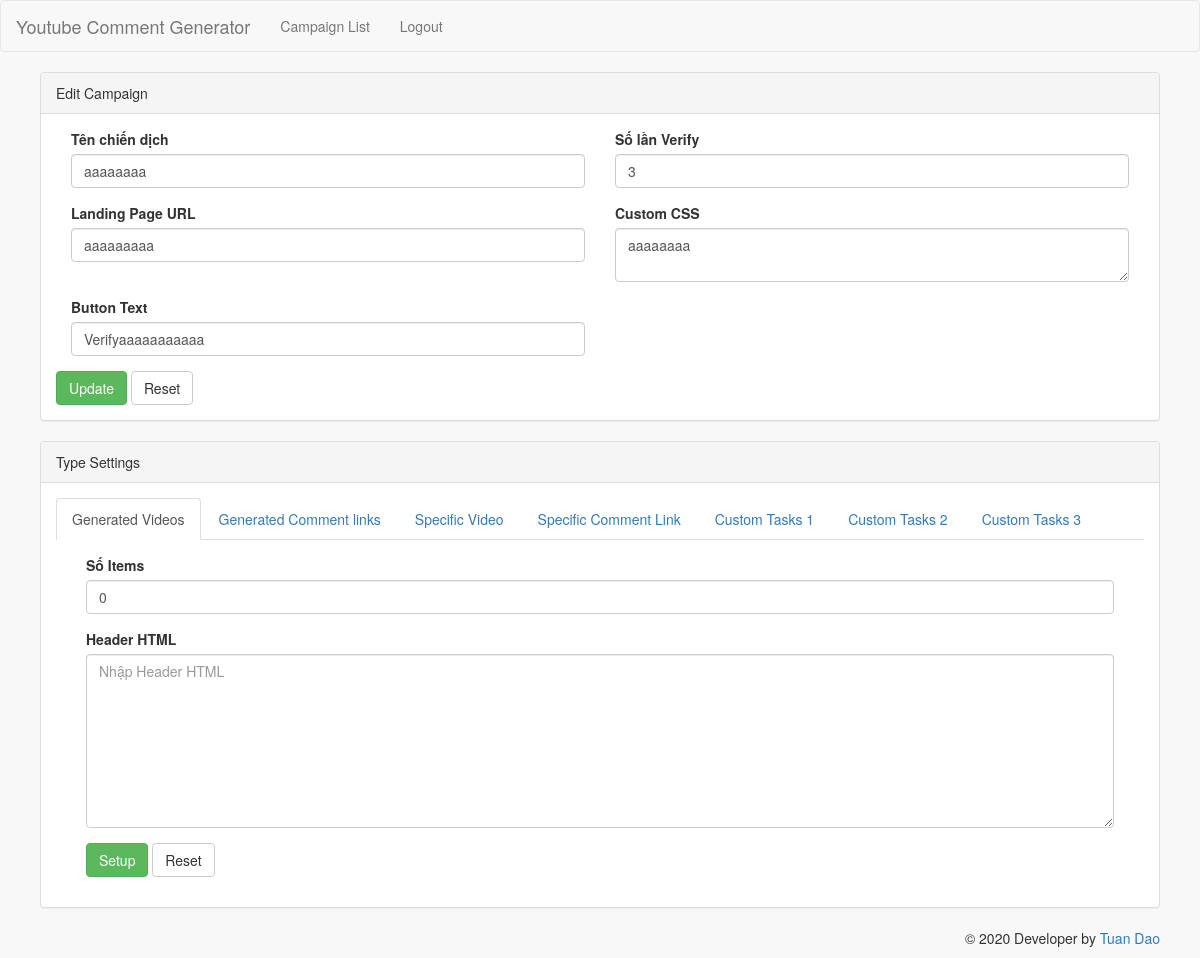
/edit-campaign.php?id=7 (signed in), run on the app's committed database.
### tables this page shows
CREATE TABLE IF NOT EXISTS `campaign` (
  `id` int(10) UNSIGNED NOT NULL AUTO_INCREMENT,
  `name` varchar(256) DEFAULT NULL,
  `verify_number` int(11) DEFAULT NULL,
  `landing_page` varchar(512) DEFAULT NULL,
  `btn_text` varchar(128) DEFAULT NULL,
  `custom_css` text DEFAULT NULL,
  PRIMARY KEY (`id`)
);

### DbModel.php (called while the page is built, shortened)
<?php
class DbModel {
    private $link = null;
    public function __construct() {
        $this->link = mysqli_connect(DB_HOST, DB_USER, DB_PASSWORD, DB_NAME);
        mysqli_set_charset($this->link, "utf8");
    }
    public function get_campaign_by_id($id) {
        $query = "SELECT * FROM campaign WHERE id = '$id' LIMIT 1";
        $result = mysqli_query($this->link, $query);
        if ($result) {
            $return = mysqli_fetch_assoc($result);
            if ($return) return $return;
        }
        return [];
    }
}

### edit-campaign.php (the view, shortened to what this page needs)
<?php
require_once 'layout/header.php';
?>
<?php
$id = $_GET['id'];
$dbModel = new DbModel();
$campaign = $dbModel->get_campaign_by_id($id);
$campaign_id = $campaign['id'];
$settings = $dbModel->get_campaign_options_all($campaign_id);
?>
    <div class="row">
        <div class="col-lg-12">
            <div class="panel panel-default">
                <div class="panel-heading">Edit Campaign</div>
                <div class="panel-body">
                    <div class="row show-grid">
                        <form method="POST" id="update_campaign_form">
                            <div class="col-md-12">
                                <div class="col-md-6">
                                    <div class="form-group">
                                        <label>Tên chiến dịch</label>
                                        <input class="form-control" name="name" value="<?php echo $campaign['name'] ?>"
                                               maxlength="256" required>
                                    </div>
                                </div>
                                <div class="col-md-6">
                                    <div class="form-group">
                                        <label>Số lần Verify</label>
                                        <input class="form-control" name="verify_number"
                                               value="<?php echo $campaign['verify_number'] ?>" required
                                               placeholder="Nhập Số lần Verify">
                                    </div>
                                </div>
                                <div class="col-md-6">
                                    <div class="form-group">
                                        <label>Landing Page URL</label>
                                        <input class="form-control" name="landing_page"
                                               value="<?php echo urldecode($campaign['landing_page']) ?>"
                                               maxlength="512"
                                               placeholder="Nhập trang đích của chiến dịch">
                                    </div>
                                </div>
                                <div class="col-md-6">
                                    <div class="form-group">
                                        <label>Custom CSS</label>
                                        <textarea class="form-control" name="custom_css"
                                                  placeholder=".btn-verify { color: red; }"><?php echo $campaign['custom_css'] ?? '' ?></textarea>
                                    </div>
                                </div>
                                <div class="col-md-6">
                                    <div class="form-group">
                                        <label>Button Text</label>
                                        <input class="form-control" name="btn_text"
                                               value="<?php echo $campaign['btn_text'] ?>"
                                               placeholder="Nhập Button Text">
                                    </div>
                                </div>
                            </div>
                            <div class="col-md-12">
                                <button type="submit" class="btn btn-success" value="submit">Update</button>
                                <button type="reset" class="btn btn-default">Reset</button>
                            </div>
                        </form>
                    </div>
                </div>
            </div>
        </div>
    </div>
    <div class="row">
        <div class="col-lg-12">
            <div class="panel panel-default">
                <div class="panel-heading">Type Settings</div>
                <div class="panel-body">
                    <div class="col-lg-12">
                        <div class="row">
                            <div class="group-tabs">
                                <ul class="nav nav-tabs" role="tablist">
                                    <li role="presentation" class="active"><a href="#generated-videos"
                                                                              aria-controls="generated-videos"
                                                                              role="tab"
                                                                              data-toggle="tab">Generated Videos</a>
                                    </li>
                                    <li role="presentation"><a href="#generated-comment-links"
                                                               aria-controls="generated-comment-links" role="tab"
                                                               data-toggle="tab">Generated Comment links</a></li>
                                    <li role="presentation"><a href="#specific-video"
                                                               aria-controls="specific-video" role="tab"
                                                               data-toggle="tab">Specific Video</a></li>
                                    <li role="presentation">
                                        <a href="#specific-comment-link" aria-controls="specific-comment-link" role="tab" data-toggle="tab">Specific Comment Link</a>
                                    </li>
                                    <li role="presentation"><a href="#custom-tasks-1" aria-controls="custom-tasks-1" role="tab" data-toggle="tab">Custom Tasks 1</a></li>
                                    <li role="presentation"><a href="#custom-tasks-2" aria-controls="custom-tasks-2" role="tab" data-toggle="tab">Custom Tasks 2</a></li>
                                    <li role="presentation"><a href="#custom-tasks-3" aria-controls="custom-tasks-3" role="tab" data-toggle="tab">Custom Tasks 3</a></li>
                                </ul>
                                <div class="tab-content">
                                    <div role="tabpanel" class="tab-pane active" id="generated-videos">
                                        <div class="panel-body">
                                            <?php renderOptionItem($campaign_id, 1, $settings) ?>
                                        </div>
                                    </div>
                                </div>
                            </div>
                        </div>
                    </div>
                </div>
            </div>
        </div>
    </div>
    <link rel="stylesheet" href="//netdna.bootstrapcdn.com/bootstrap/3.1.1/css/bootstrap.min.css">
    <link rel="stylesheet" href="assets/css/custom.css">
<?php
require_once 'layout/footer.php';
?>
<?php
function renderOptionItem($campaign_id, $type, $settings)
{
    $temp = array_filter($settings, function ($item) use ($type) {
        return $item['type'] == $type;
    });
    $mapSettings = [];
    foreach ($temp as $item) {
        $mapSettings[$item['key']] = $item['value'];
    }
    ?>
    <form method="POST" class="setup_type_setting">
        <div class="col-md-12">
            <div class="form-group">
                <label>Số Items</label>
                <input class="form-control" type="number" min="0" name="items_number"
                       value="<?php echo $mapSettings['items_number'] ?? 0 ?>" required
                       placeholder="Nhập số items hiển thị">
            </div>
        </div>
        <div class="col-md-12">
            <div class="form-group">
                <label>Header HTML</label>
                <textarea class="form-control" name="header_html" rows="8"
                          placeholder="Nhập Header HTML"><?php echo $mapSettings['header_html'] ?? '' ?></textarea>
            </div>
        </div>
        <div class="col-md-12">
            <button type="submit" class="btn btn-success" value="submit">Setup
            </button>
            <button type="reset" class="btn btn-default">Reset</button>
        </div>
    </form>
    <?php
}
?>

### assets/css/custom.css (style rules this page uses)
body { background-color: #f8f8f8 !important; }

### data on the page
campaign: name "aaaaaaaa", verify_number "3", landing_page "aaaaaaaaa", custom_css "aaaaaaaa", btn_text "Verifyaaaaaaaaaaa"
